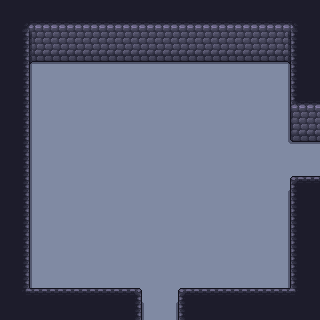

This is a level from a 2D game, rendered from its Tiled map with the project's own tilesets. A one-line summary and the complete map file follow:
An orthogonal 20x20 tile map with 16x16 px tiles, 4 tile layers (Floor, Walls, Overlay, Objects), 1 hidden layer not drawn, 2 tilesets.

<map version="1.10" tiledversion="1.11.2" orientation="orthogonal" renderorder="right-down" width="20" height="20" tilewidth="16" tileheight="16" infinite="0" nextlayerid="6" nextobjectid="1">
 <editorsettings>
  <export target="../../Dungeon-Bullet-Hell/Assets/Maps/Rooms/4/4_Room_NSWE_01.csv" format="csv" />
 </editorsettings>
 <tileset firstgid="1" source="../WallsFloor.tsx" />
 <tileset firstgid="300" source="../Collisions.tsx" />
 <layer id="1" name="Floor" width="20" height="20">
  <data encoding="csv">
80,80,80,80,80,80,80,80,80,80,80,80,80,80,80,80,80,80,80,80,
80,80,80,80,80,80,80,80,80,80,80,80,80,80,80,80,80,80,80,80,
80,80,80,80,80,80,80,80,80,80,80,80,80,80,80,80,80,80,80,80,
80,80,80,80,80,80,80,80,80,80,80,80,80,80,80,80,80,80,80,80,
80,80,80,80,80,80,80,80,80,80,80,80,80,80,80,80,80,80,80,80,
80,80,80,80,80,80,80,80,80,80,80,80,80,80,80,80,80,80,80,80,
80,80,80,80,80,80,80,80,80,80,80,80,80,80,80,80,80,80,80,80,
80,80,80,80,80,80,80,80,80,80,80,80,80,80,80,80,80,80,80,80,
80,80,80,80,80,80,80,80,80,80,80,80,80,80,80,80,80,80,80,80,
80,80,80,80,80,80,80,80,80,80,80,80,80,80,80,80,80,80,80,80,
80,80,80,80,80,80,80,80,80,80,80,80,80,80,80,80,80,80,80,80,
80,80,80,80,80,80,80,80,80,80,80,80,80,80,80,80,80,80,80,80,
80,80,80,80,80,80,80,80,80,80,80,80,80,80,80,80,80,80,80,80,
80,80,80,80,80,80,80,80,80,80,80,80,80,80,80,80,80,80,80,80,
80,80,80,80,80,80,80,80,80,80,80,80,80,80,80,80,80,80,80,80,
80,80,80,80,80,80,80,80,80,80,80,80,80,80,80,80,80,80,80,80,
80,80,80,80,80,80,80,80,80,80,80,80,80,80,80,80,80,80,80,80,
80,80,80,80,80,80,80,80,80,80,80,80,80,80,80,80,80,80,80,80,
80,80,80,80,80,80,80,80,80,80,80,80,80,80,80,80,80,80,80,80,
80,80,80,80,80,80,80,80,80,80,80,80,80,80,80,80,80,80,80,80
</data>
 </layer>
 <layer id="2" name="Walls" width="20" height="20">
  <data encoding="csv">
15,15,15,15,15,15,15,15,15,15,15,15,15,15,15,15,15,15,15,15,
15,4,28,28,28,28,28,28,28,28,28,28,28,28,28,28,28,28,6,15,
15,17,41,41,41,41,41,41,41,41,41,41,41,41,41,41,41,41,19,15,
15,30,54,54,54,54,54,54,54,54,54,54,54,54,54,54,54,54,32,15,
15,16,0,0,0,0,0,0,0,0,0,0,0,0,0,0,0,0,14,15,
15,16,0,0,0,0,0,0,0,0,0,0,0,0,0,0,0,0,14,15,
15,16,0,0,0,0,0,0,0,0,0,0,0,0,0,0,0,0,27,28,
15,16,0,0,0,0,0,0,0,0,0,0,0,0,0,0,0,0,40,41,
15,16,0,0,0,0,0,0,0,0,0,0,0,0,0,0,0,0,53,54,
15,16,0,0,0,0,0,0,0,0,0,0,0,0,0,0,0,0,0,0,
15,16,0,0,0,0,0,0,0,0,0,0,0,0,0,0,0,0,0,0,
15,16,0,0,0,0,0,0,0,0,0,0,0,0,0,0,0,0,1,2,
15,16,0,0,0,0,0,0,0,0,0,0,0,0,0,0,0,0,14,15,
15,16,0,0,0,0,0,0,0,0,0,0,0,0,0,0,0,0,14,15,
15,16,0,0,0,0,0,0,0,0,0,0,0,0,0,0,0,0,14,15,
15,16,0,0,0,0,0,0,0,0,0,0,0,0,0,0,0,0,14,15,
15,16,0,0,0,0,0,0,0,0,0,0,0,0,0,0,0,0,14,15,
15,16,0,0,0,0,0,0,0,0,0,0,0,0,0,0,0,0,14,15,
15,43,2,2,2,2,2,2,3,0,0,1,2,2,2,2,2,2,45,15,
15,15,15,15,15,15,15,15,16,0,0,14,15,15,15,15,15,15,15,15
</data>
 </layer>
 <layer id="3" name="Overlay" width="20" height="20">
  <data encoding="csv">
0,0,0,0,0,0,0,0,0,0,0,0,0,0,0,0,0,0,0,0,
0,0,0,0,0,0,0,0,0,0,0,0,0,0,0,0,0,0,0,0,
0,0,0,0,0,0,0,0,0,0,0,0,0,0,0,0,0,0,0,0,
0,0,0,0,0,0,0,0,0,0,0,0,0,0,0,0,0,0,0,0,
0,0,0,0,0,0,0,0,0,0,0,0,0,0,0,0,0,0,0,0,
0,0,0,0,0,0,0,0,0,0,0,0,0,0,0,0,0,0,0,0,
0,0,0,0,0,0,0,0,0,0,0,0,0,0,0,0,0,0,0,0,
0,0,0,0,0,0,0,0,0,0,0,0,0,0,0,0,0,0,0,0,
0,0,0,0,0,0,0,0,0,0,0,0,0,0,0,0,0,0,0,0,
0,0,0,0,0,0,0,0,0,0,0,0,0,0,0,0,0,0,0,0,
0,0,0,0,0,0,0,0,0,0,0,0,0,0,0,0,0,0,0,0,
0,0,0,0,0,0,0,0,0,0,0,0,0,0,0,0,0,0,0,0,
0,0,0,0,0,0,0,0,0,0,0,0,0,0,0,0,0,0,0,0,
0,0,0,0,0,0,0,0,0,0,0,0,0,0,0,0,0,0,0,0,
0,0,0,0,0,0,0,0,0,0,0,0,0,0,0,0,0,0,0,0,
0,0,0,0,0,0,0,0,0,0,0,0,0,0,0,0,0,0,0,0,
0,0,0,0,0,0,0,0,0,0,0,0,0,0,0,0,0,0,0,0,
0,0,0,0,0,0,0,0,0,0,0,0,0,0,0,0,0,0,0,0,
0,0,0,0,0,0,0,0,0,0,0,0,0,0,0,0,0,0,0,0,
0,0,0,0,0,0,0,0,0,0,0,0,0,0,0,0,0,0,0,0
</data>
 </layer>
 <layer id="4" name="Objects" width="20" height="20">
  <data encoding="csv">
0,0,0,0,0,0,0,0,0,0,0,0,0,0,0,0,0,0,0,0,
0,0,0,0,0,0,0,0,0,0,0,0,0,0,0,0,0,0,0,0,
0,0,0,0,0,0,0,0,0,0,0,0,0,0,0,0,0,0,0,0,
0,0,0,0,0,0,0,0,0,0,0,0,0,0,0,0,0,0,0,0,
0,0,0,0,0,0,0,0,0,0,0,0,0,0,0,0,0,0,0,0,
0,0,0,0,0,0,0,0,0,0,0,0,0,0,0,0,0,0,0,0,
0,0,0,0,0,0,0,0,0,0,0,0,0,0,0,0,0,0,0,0,
0,0,0,0,0,0,0,0,0,0,0,0,0,0,0,0,0,0,0,0,
0,0,0,0,0,0,0,0,0,0,0,0,0,0,0,0,0,0,0,0,
0,0,0,0,0,0,0,0,0,0,0,0,0,0,0,0,0,0,0,0,
0,0,0,0,0,0,0,0,0,0,0,0,0,0,0,0,0,0,0,0,
0,0,0,0,0,0,0,0,0,0,0,0,0,0,0,0,0,0,0,0,
0,0,0,0,0,0,0,0,0,0,0,0,0,0,0,0,0,0,0,0,
0,0,0,0,0,0,0,0,0,0,0,0,0,0,0,0,0,0,0,0,
0,0,0,0,0,0,0,0,0,0,0,0,0,0,0,0,0,0,0,0,
0,0,0,0,0,0,0,0,0,0,0,0,0,0,0,0,0,0,0,0,
0,0,0,0,0,0,0,0,0,0,0,0,0,0,0,0,0,0,0,0,
0,0,0,0,0,0,0,0,0,0,0,0,0,0,0,0,0,0,0,0,
0,0,0,0,0,0,0,0,0,0,0,0,0,0,0,0,0,0,0,0,
0,0,0,0,0,0,0,0,0,0,0,0,0,0,0,0,0,0,0,0
</data>
 </layer>
 <layer id="5" name="Colls" width="20" height="20" visible="0">
  <data encoding="csv">
0,0,0,0,0,0,0,0,0,0,0,0,0,0,0,0,0,0,0,0,
0,0,0,0,0,0,0,0,0,0,0,0,0,0,0,0,0,0,0,0,
0,0,0,0,0,0,0,0,0,0,0,0,0,0,0,0,0,0,0,0,
0,300,300,300,300,300,300,300,300,300,300,300,300,300,300,300,300,300,300,0,
0,300,0,0,0,0,0,0,0,0,0,0,0,0,0,0,0,0,300,0,
0,300,0,0,0,0,0,0,0,0,0,0,0,0,0,0,0,0,300,0,
0,300,0,0,0,0,0,0,0,0,0,0,0,0,0,0,0,0,300,0,
0,300,0,0,0,0,0,0,0,0,0,0,0,0,0,0,0,0,300,0,
0,300,0,0,0,0,0,0,0,0,0,0,0,0,0,0,0,0,300,300,
0,300,0,0,0,0,0,0,0,0,0,0,0,0,0,0,0,0,0,0,
0,300,0,0,0,0,0,0,0,0,0,0,0,0,0,0,0,0,0,0,
0,300,0,0,0,0,0,0,0,0,0,0,0,0,0,0,0,0,300,300,
0,300,0,0,0,0,0,0,0,0,0,0,0,0,0,0,0,0,300,0,
0,300,0,0,0,0,0,0,0,0,0,0,0,0,0,0,0,0,300,0,
0,300,0,0,0,0,0,0,0,0,0,0,0,0,0,0,0,0,300,0,
0,300,0,0,0,0,0,0,0,0,0,0,0,0,0,0,0,0,300,0,
0,300,0,0,0,0,0,0,0,0,0,0,0,0,0,0,0,0,300,0,
0,300,0,0,0,0,0,0,0,0,0,0,0,0,0,0,0,0,300,0,
0,300,300,300,300,300,300,300,300,0,0,300,300,300,300,300,300,300,300,0,
0,0,0,0,0,0,0,0,300,0,0,300,0,0,0,0,0,0,0,0
</data>
 </layer>
</map>
